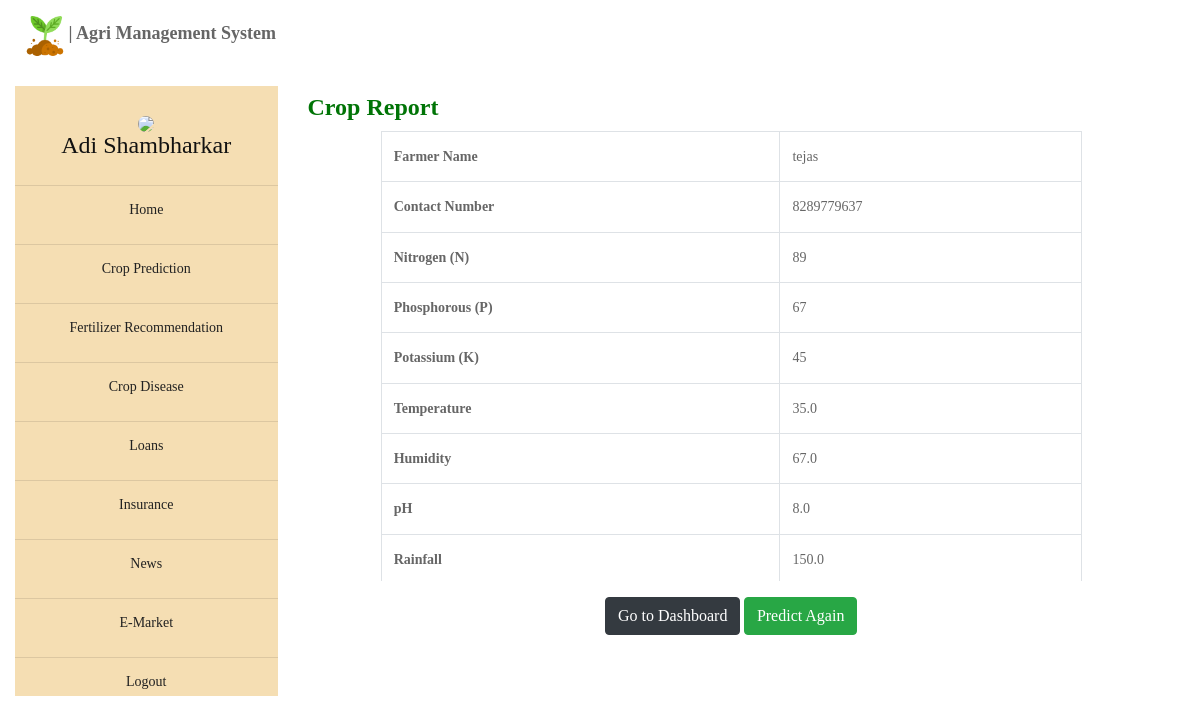
/crop_report (signed in), run on an earlier commit of the app's database.
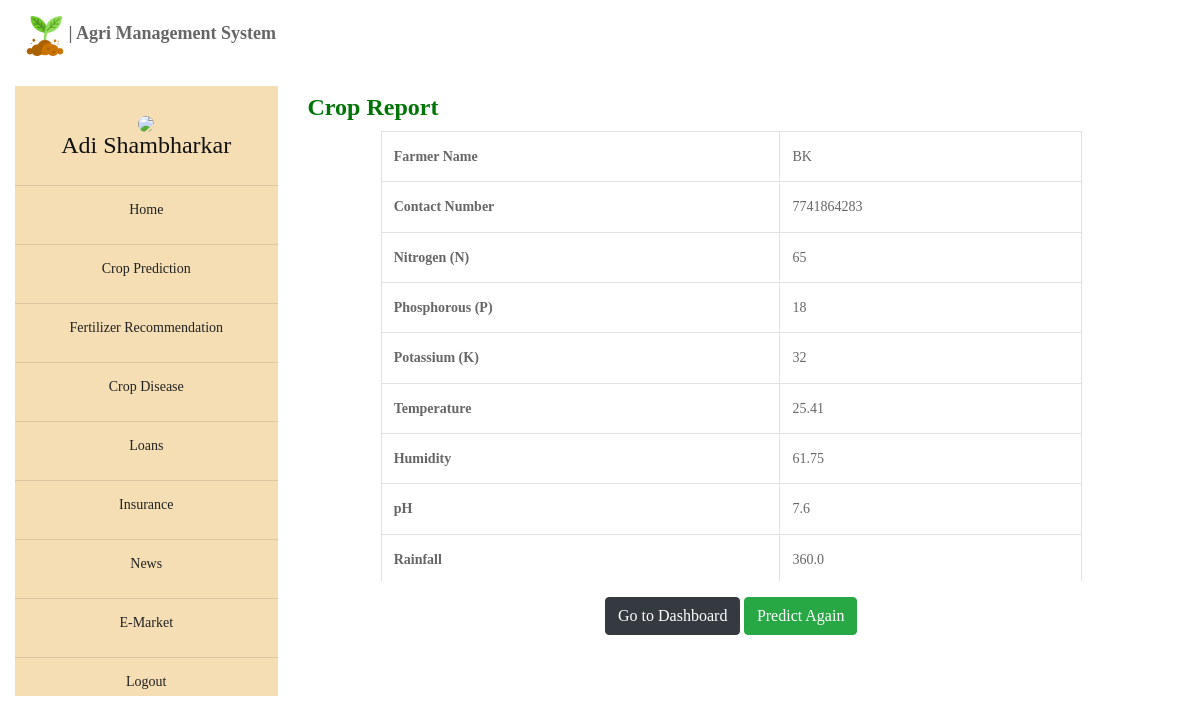
And on a later commit of the database.
### app/models.py (models this page shows, shortened)
class Crop_Details(models.Model):
    user = models.ForeignKey(User, on_delete=models.CASCADE, null=True, blank=True)
    farmer_id = models.BigAutoField(primary_key=True)
    farmer_name = models.CharField(max_length=100)
    contact_no = models.CharField(max_length=15)
    n = models.PositiveIntegerField()
    p = models.PositiveIntegerField()
    k = models.PositiveIntegerField()
    temperature = models.FloatField()
    humidity = models.FloatField()
    ph = models.FloatField()
    rainfall = models.FloatField()
    soil_type = models.CharField(max_length=20, null=True, blank=True)
    season = models.CharField(max_length=20, null=True, blank=True)
    region = models.CharField(max_length=20, null=True, blank=True)
    prediction = models.CharField(max_length=50)
    fertilizer = models.CharField(max_length=50)
    date = models.DateField()

### app/views.py (the view)
# urls.py: path("crop_report", views.crop_report, name= "crop_report"),
@login_required(login_url="log_in")
@cache_control(no_cache = True, must_revalidate = True, no_store = True)
def crop_report(request):
    crop_data = Crop_Details.objects.last()
    context = {
        'first_name': request.user.first_name,
        'last_name': request.user.last_name,
        'crop_data' : crop_data
    }
    if request.method == "POST":
        return redirect("report")
    return render(request, "crop_report.html", context)

### templates/crop_report.html (shortened to what this page needs)
{% extends 'base.html' %}
{% block body %}
<div class="row col-lg-12">
  <div class="col-lg-3 bg-light d-none d-md-block sidebar">
    <div class="mb-1" style="background-color: rgb(245,222,179); height:610px;">
      <div class="text-center">
        <img src="/static/images/farmer_icon.png" class="rounded-circle img-fluid"
             style="width: 100px; margin-top: 30px;">
        <h1>{{ first_name }} {{ last_name }}</h1>
        <hr>
        <h5><a href="dashboard">Home</a></h5><hr>
        <h5><a href="crop_prediction">Crop Prediction</a></h5><hr>
        <h5><a href="fert_rec">Fertilizer Recommendation</a></h5><hr>
        <h5><a href="crop_dis">Crop Disease</a></h5><hr>
        <h5><a href="loan1">Loans</a></h5><hr>
        <h5><a href="insurance">Insurance</a></h5><hr>
        <h5><a href="news">News</a></h5><hr>
        <h5><a href="e_market">E-Market</a></h5><hr>
        <h5><a href="log_out">Logout</a></h5>
      </div>
    </div>
  </div>
  <div class="col-lg-9">
    <div class="mb-1" style="height:600px;">
      <h1 class="mt-2" style="color:#007406;"><b>Crop Report</b></h1>
      {% if crop_data %}
      <div class="text-center">
        <div class="row" style="height:450px; overflow:auto;">
          <div class="col-md-10 m-auto">
            <table class="table table-bordered text-left">
              <tr><th>Farmer Name</th><td>{{ crop_data.farmer_name }}</td></tr>
              <tr><th>Contact Number</th><td>{{ crop_data.contact_no }}</td></tr>
              <tr><th>Nitrogen (N)</th><td>{{ crop_data.n }}</td></tr>
              <tr><th>Phosphorous (P)</th><td>{{ crop_data.p }}</td></tr>
              <tr><th>Potassium (K)</th><td>{{ crop_data.k }}</td></tr>
              <tr><th>Temperature</th><td>{{ crop_data.temperature }}</td></tr>
              <tr><th>Humidity</th><td>{{ crop_data.humidity }}</td></tr>
              <tr><th>pH</th><td>{{ crop_data.ph }}</td></tr>
              <tr><th>Rainfall</th><td>{{ crop_data.rainfall }}</td></tr>
            </table>
          </div>
        </div>
        <a class="btn btn-dark mt-3" href="dashboard">Go to Dashboard</a>
        <a class="btn btn-success mt-3" href="crop_prediction">Predict Again</a>
      </div>
      {% else %}
        <div class="text-center mt-5">
          <h3>No Crop Prediction Available</h3>
          <a class="btn btn-success mt-3" href="crop_prediction">Predict Now</a>
        </div>
      {% endif %}
    </div>
  </div>
</div>
{% endblock %}

What changed in the data, as far as the page shows it:
no longer on this page (row unchanged): Crop_Details: farmer_name "tejas", contact_no "8289779637", n "89", p "67", k "45", temperature "35.0", humidity "67.0", ph "8.0", rainfall "150.0"
added Crop_Details: farmer_name "BK", contact_no "7741864283", n "65", p "18", k "32", temperature "25.41", humidity "61.75", ph "7.6", rainfall "360.0"
